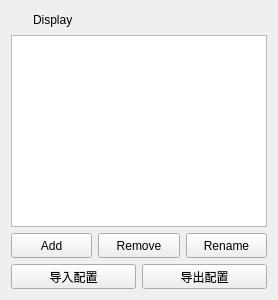
          <widget class="QWidget" name="tab_4">
           <attribute name="title">
            <string>Rviz</string>
           </attribute>
           <layout class="QVBoxLayout" name="verticalLayout_27">
            <item>
             <layout class="QVBoxLayout" name="verticalLayout_26">
              <item>
               <layout class="QHBoxLayout" name="horizontalLayout_17">
                <item>
                 <widget class="QLabel" name="label_12">
                  <property name="minimumSize">
                   <size>
                    <width>16</width>
                    <height>16</height>
                   </size>
                  </property>
                  <property name="maximumSize">
                   <size>
                    <width>16</width>
                    <height>16</height>
                   </size>
                  </property>
                  <property name="text">
                   <string/>
                  </property>
                  <property name="pixmap">
                   <pixmap resource="../../Ros_Qt5_Gui_App/resources/images.qrc">:/images/classes/Displays.svg</pixmap>
                  </property>
                  <property name="scaledContents">
                   <bool>true</bool>
                  </property>
                  <property name="alignment">
                   <set>Qt::AlignCenter</set>
                  </property>
                 </widget>
                </item>
                <item>
                 <widget class="QLabel" name="label_16">
                  <property name="minimumSize">
                   <size>
                    <width>0</width>
                    <height>18</height>
                   </size>
                  </property>
                  <property name="maximumSize">
                   <size>
                    <width>16777215</width>
                    <height>18</height>
                   </size>
                  </property>
                  <property name="text">
                   <string>Display</string>
                  </property>
                 </widget>
                </item>
               </layout>
              </item>
              <item>
               <widget class="QTreeView" name="treeView_rvizDisplayTree"/>
              </item>
              <item>
               <layout class="QHBoxLayout" name="horizontalLayout_12">
                <item>
                 <widget class="QPushButton" name="pushButton_add_topic">
                  <property name="minimumSize">
                   <size>
                    <width>0</width>
                    <height>25</height>
                   </size>
                  </property>
                  <property name="maximumSize">
                   <size>
                    <width>16777215</width>
                    <height>25</height>
                   </size>
                  </property>
                  <property name="text">
                   <string>Add</string>
                  </property>
                 </widget>
                </item>
                <item>
                 <widget class="QPushButton" name="pushButton_remove_topic">
                  <property name="minimumSize">
                   <size>
                    <width>0</width>
                    <height>25</height>
                   </size>
                  </property>
                  <property name="maximumSize">
                   <size>
                    <width>16777215</width>
                    <height>25</height>
                   </size>
                  </property>
                  <property name="text">
                   <string>Remove</string>
                  </property>
                 </widget>
                </item>
                <item>
                 <widget class="QPushButton" name="pushButton_rename_topic">
                  <property name="minimumSize">
                   <size>
                    <width>0</width>
                    <height>25</height>
                   </size>
                  </property>
                  <property name="maximumSize">
                   <size>
                    <width>16777215</width>
                    <height>25</height>
                   </size>
                  </property>
                  <property name="text">
                   <string>Rename</string>
                  </property>
                 </widget>
                </item>
               </layout>
              </item>
              <item>
               <layout class="QHBoxLayout" name="horizontalLayout_16">
                <item>
                 <widget class="QPushButton" name="pushButton_rvizReadDisplaySet">
                  <property name="minimumSize">
                   <size>
                    <width>0</width>
                    <height>25</height>
                   </size>
                  </property>
                  <property name="maximumSize">
                   <size>
                    <width>16777215</width>
                    <height>25</height>
                   </size>
                  </property>
                  <property name="text">
                   <string>导入配置</string>
                  </property>
                 </widget>
                </item>
                <item>
                 <widget class="QPushButton" name="pushButton_rvizSaveDisplaySet">
                  <property name="minimumSize">
                   <size>
                    <width>0</width>
                    <height>25</height>
                   </size>
                  </property>
                  <property name="maximumSize">
                   <size>
                    <width>16777215</width>
                    <height>25</height>
                   </size>
                  </property>
                  <property name="text">
                   <string>导出配置</string>
                  </property>
                 </widget>
                </item>
               </layout>
              </item>
             </layout>
            </item>
           </layout>
          </widget>
